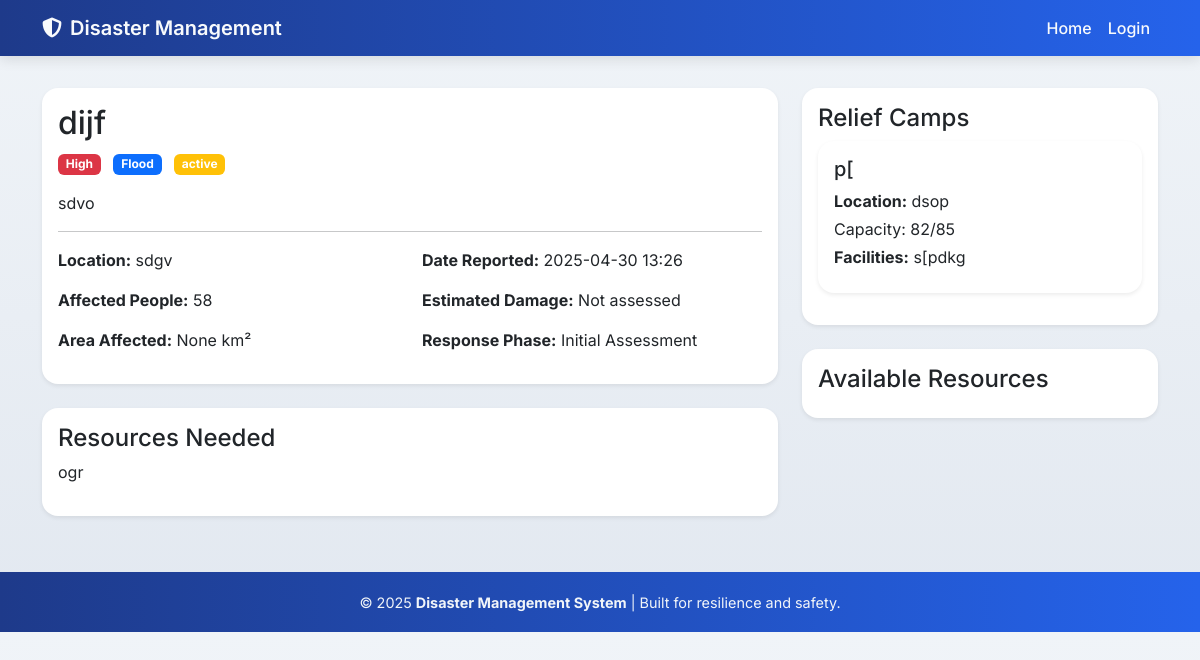
The page /disaster/1 on the database its author committed.
### models.py (models this page shows)
class Disaster(db.Model):
    id = db.Column(db.Integer, primary_key=True)
    title = db.Column(db.String(100), nullable=False)
    description = db.Column(db.Text, nullable=False)
    disaster_type = db.Column(db.String(50), nullable=False)
    location = db.Column(db.String(100), nullable=False)
    severity = db.Column(db.String(20), nullable=False)
    date_reported = db.Column(db.DateTime, default=datetime.utcnow)
    status = db.Column(db.String(20), default='active')
    affected_people = db.Column(db.Integer, default=0)
    resources_needed = db.Column(db.Text)
    coordinates = db.Column(db.String(100))  # GPS coordinates
    area_affected = db.Column(db.Float)  # in square kilometers
    estimated_damage = db.Column(db.Float)  # in dollars
    evacuation_status = db.Column(db.String(50))
    response_phase = db.Column(db.String(50))  # preparation, response, recovery
    weather_conditions = db.Column(db.Text)
    relief_camps = db.relationship('ReliefCamp', backref='disaster', lazy=True)
    updates = db.relationship('DisasterUpdate', backref='disaster', lazy=True, cascade="all, delete-orphan")
    supplies = db.relationship('Supply', backref='disaster', lazy=True)

class ReliefCamp(db.Model):
    id = db.Column(db.Integer, primary_key=True)
    name = db.Column(db.String(100), nullable=False)
    location = db.Column(db.String(200), nullable=False)
    capacity = db.Column(db.Integer)
    current_occupancy = db.Column(db.Integer, default=0)
    facilities = db.Column(db.Text)
    disaster_id = db.Column(db.Integer, db.ForeignKey('disaster.id'))
    medical_facilities = db.relationship('MedicalFacility', backref='camp', lazy=True)
    supplies = db.relationship('Supply', backref='camp', lazy=True)

### app.py (the view)
@app.route('/disaster/<int:id>')
def disaster_detail(id):
    disaster = Disaster.query.get_or_404(id)
    resources = Resource.query.filter_by(disaster_id=id).all()
    return render_template('disaster_detail.html', disaster=disaster, resources=resources)

### templates/disaster_detail.html (shortened to what this page needs)
{% extends "base.html" %}
{% block content %}
<div class="row">
    <div class="col-md-8">
        <div class="card mb-4 shadow-sm">
            <div class="card-body">
                <h2 class="card-title">{{ disaster.title }}</h2>
                <div class="mb-3">
                    <span class="badge bg-{{ 'danger' if disaster.severity == 'High' else ('warning' if disaster.severity == 'Medium' else 'info') }}">
                        {{ disaster.severity }}
                    </span>
                    <span class="badge bg-primary">{{ disaster.disaster_type }}</span>
                    <span class="badge bg-{{ 'success' if disaster.status == 'resolved' else 'warning' }}">
                        {{ disaster.status }}
                    </span>
                </div>
                <p class="card-text">{{ disaster.description }}</p>
                <hr>
                <div class="row">
                    <div class="col-md-6">
                        <p><strong>Location:</strong> {{ disaster.location }}</p>
                        <p><strong>Affected People:</strong> {{ disaster.affected_people or 'Not specified' }}</p>
                        <p><strong>Area Affected:</strong> {{ disaster.area_affected|default('Unknown') }} km²</p>
                    </div>
                    <div class="col-md-6">
                        <p><strong>Date Reported:</strong> {{ disaster.date_reported.strftime('%Y-%m-%d %H:%M') }}</p>
                        <p><strong>Estimated Damage:</strong>
                            {% if disaster.estimated_damage %}
                                ${{ "%.2f"|format(disaster.estimated_damage) }}
                            {% else %}
                                Not assessed
                            {% endif %}
                        </p>
                        <p><strong>Response Phase:</strong> {{ disaster.response_phase|default('Initial Assessment') }}</p>
                    </div>
                </div>
            </div>
        </div>
        <div class="card mb-4 shadow-sm">
            <div class="card-body">
                <h4>Resources Needed</h4>
                <p>{{ disaster.resources_needed }}</p>
            </div>
        </div>
    </div>
    <div class="col-md-4">
        <div class="card mb-4 shadow-sm">
            <div class="card-body">
                <h4>Relief Camps</h4>
                {% for camp in disaster.relief_camps %}
                <div class="card mb-3 shadow-sm">
                    <div class="card-body">
                        <h5>{{ camp.name }}</h5>
                        <p class="mb-1"><strong>Location:</strong> {{ camp.location }}</p>
                        <p class="mb-1">Capacity: {{ camp.current_occupancy }}/{{ camp.capacity }}</p>
                        <p class="mb-2"><strong>Facilities:</strong> {{ camp.facilities }}</p>
                    </div>
                </div>
                {% endfor %}
            </div>
        </div>
        <div class="card shadow-sm">
            <div class="card-body">
                <h4>Available Resources</h4>
            </div>
        </div>
    </div>
</div>
{% endblock %}

### static/css/style.css (style rules this page uses)
body { background-color: #f8f9fa; }
.card { box-shadow: 0 2px 4px rgba(0, 0, 0, 0.1); transition: transform 0.2s; }
.badge { margin-right: 0.5rem; }

### templates/base.html (style rules this page uses)
body { font-family: 'Inter', sans-serif; background: linear-gradient(to bottom, #f0f4f8, #e2e8f0); color: #1f2937; }
.card { border: none; border-radius: 1rem; box-shadow: 0 8px 24px rgba(0, 0, 0, 0.06); transition: transform 0.2s ease, box-shadow 0.3s ease; }

### rows shown on the page
Disaster: title "dijf", severity "High", disaster_type "Flood", status "active", description "sdvo", location "sdgv", affected_people "58", area_affected "None", date_reported "2025-04-30 13:26", response_phase "Initial Assessment", resources_needed "ogr"
ReliefCamp: name "p[", location "dsop", current_occupancy "82", capacity "85", facilities "s[pdkg"

### other values the page prints
{{ current_year or "2025" }} "2025"
